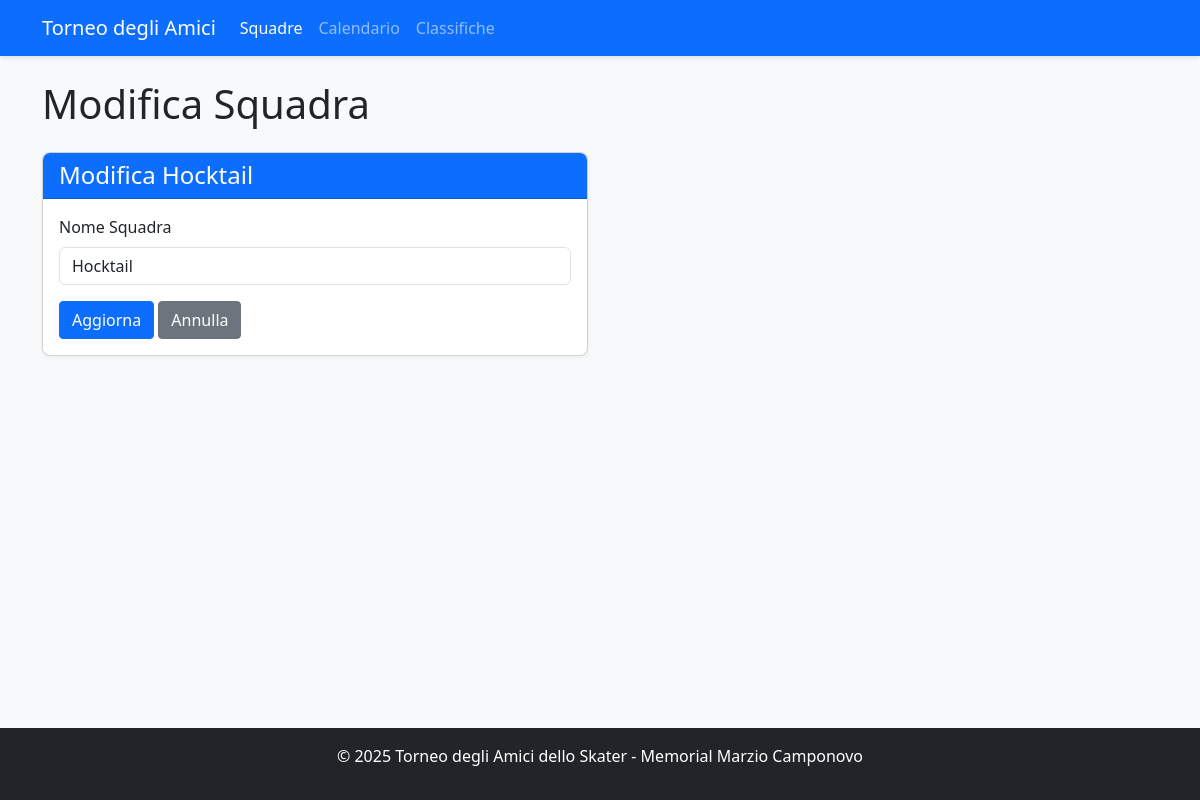
The app's page /team/4/edit, older data.
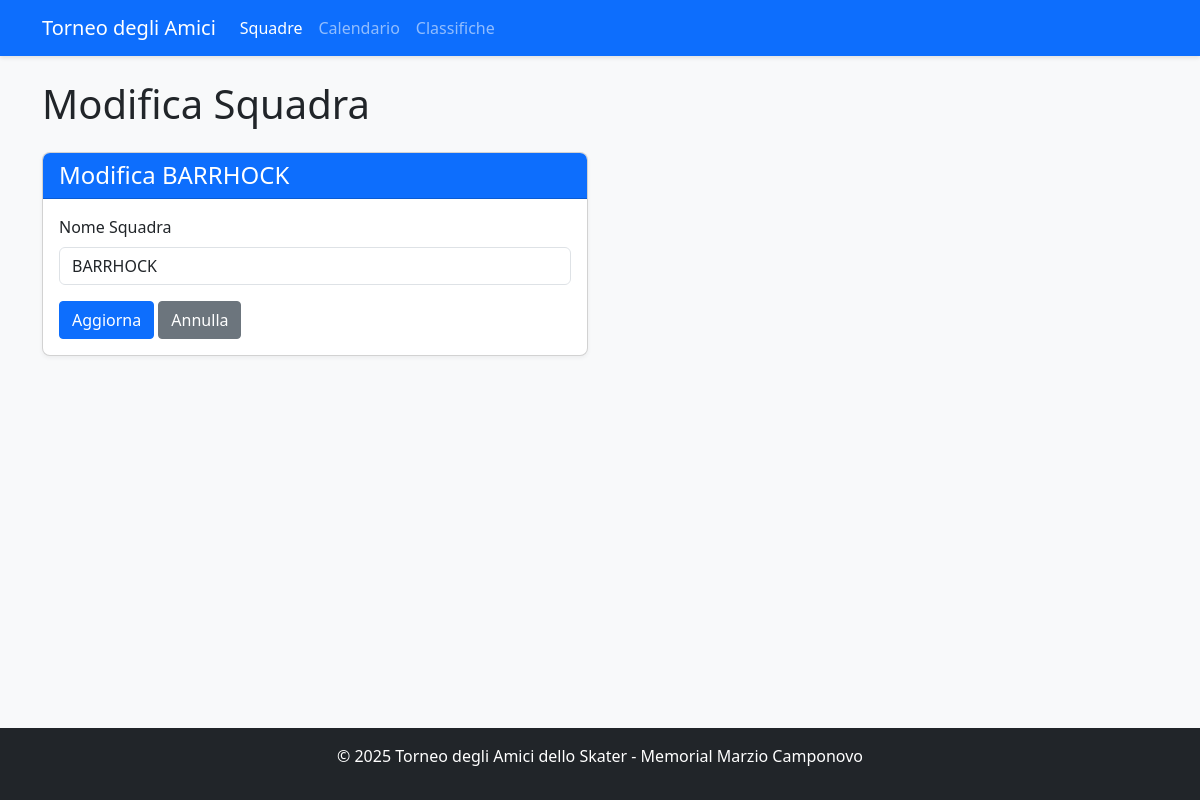
The same page, newer data.
### app.py (models this page shows, shortened)
class Team(db.Model):
    id = db.Column(db.Integer, primary_key=True)
    name = db.Column(db.String(100), nullable=False, unique=True)
    group = db.Column(db.String(1))  # A, B, C, or D
    group_order = db.Column(db.Integer, default=0)  # NUOVO CAMPO per l'ordinamento nel girone
    players = db.relationship('Player', backref='team', lazy=True)
    matches = db.relationship(
        'Match',
        primaryjoin="or_(Team.id == Match.team1_id, Team.id == Match.team2_id)",
        lazy=True,
        overlaps="team1,team2"
    )
    wins = db.Column(db.Integer, default=0)
    losses = db.Column(db.Integer, default=0)
    draws = db.Column(db.Integer, default=0)
    goals_for = db.Column(db.Integer, default=0)
    goals_against = db.Column(db.Integer, default=0)
    points = db.Column(db.Integer, default=0)

### app.py (the view, shortened to what this page needs)
@app.route('/team/<int:team_id>/edit', methods=['GET', 'POST'])
def edit_team(team_id):
    team = Team.query.get_or_404(team_id)
    return render_template('edit_team.html', team=team)

### app.py (called while the page is built, shortened)
def get_tournament_dates():
    try:
        if db.inspect(db.engine).has_table('tournament_settings'):
            settings = TournamentSettings.query.first()
            if settings and settings.qualification_day1:
                return {
                    'qualification_day1': settings.qualification_day1,
                    'qualification_day2': settings.qualification_day2,
                    'quarterfinals_ml': settings.quarterfinals_ml_date,
                    'quarterfinals_bl': settings.quarterfinals_bl_date,
                    'semifinals_ml': settings.semifinals_ml_date,
                    'semifinals_bl': settings.semifinals_bl_date,
                    'finals': settings.finals_date
                }
    except Exception as e:
        print(f"Errore nel recupero date da settings: {e}")

### templates/edit_team.html (shortened to what this page needs)
<!DOCTYPE html>
<html lang="it">
<head>
    <link rel="stylesheet" href="https://cdn.jsdelivr.net/npm/bootstrap@5.3.0/dist/css/bootstrap.min.css">
    <link rel="stylesheet" href="{{ url_for('static', filename='style.css') }}">
</head>
<body class="d-flex flex-column min-vh-100">
    <nav class="navbar navbar-expand-lg navbar-dark bg-primary">
        <div class="container">
            <a class="navbar-brand" href="{{ url_for('index') }}">Torneo degli Amici</a>
            <div class="collapse navbar-collapse" id="navbarNav">
                <ul class="navbar-nav">
                    <li class="nav-item">
                        <a class="nav-link active" href="{{ url_for('teams') }}">Squadre</a>
                    </li>
                    <li class="nav-item">
                        <a class="nav-link" href="{{ url_for('schedule') }}">Calendario</a>
                    </li>
                    <li class="nav-item">
                        <a class="nav-link" href="{{ url_for('standings') }}">Classifiche</a>
                    </li>
                </ul>
            </div>
        </div>
    </nav>
    <div class="container mt-4">
        <h1>Modifica Squadra</h1>
        <div class="row mt-4">
            <div class="col-md-6">
                <div class="card">
                    <div class="card-header bg-primary text-white">
                        <h4 class="mb-0">Modifica {{ team.name }}</h4>
                    </div>
                    <div class="card-body">
                        <form method="post">
                            <div class="mb-3">
                                <label for="team_name" class="form-label">Nome Squadra</label>
                                <input type="text" class="form-control" id="team_name" name="team_name" value="{{ team.name }}" required>
                            </div>
                            <button type="submit" class="btn btn-primary">Aggiorna</button>
                            <a href="{{ url_for('teams') }}" class="btn btn-secondary">Annulla</a>
                        </form>
                    </div>
                </div>
            </div>
        </div>
    </div>
    <footer class="bg-dark text-white py-3 mt-auto">
        <div class="container text-center">
            <p>© 2025 Torneo degli Amici dello Skater - Memorial Marzio Camponovo</p>
        </div>
    </footer>
</body>
</html>

Row changes from the older to the newer data that the page shows:
changed Team: name "Hocktail" → "BARRHOCK"; team_name "Hocktail" → "BARRHOCK"
